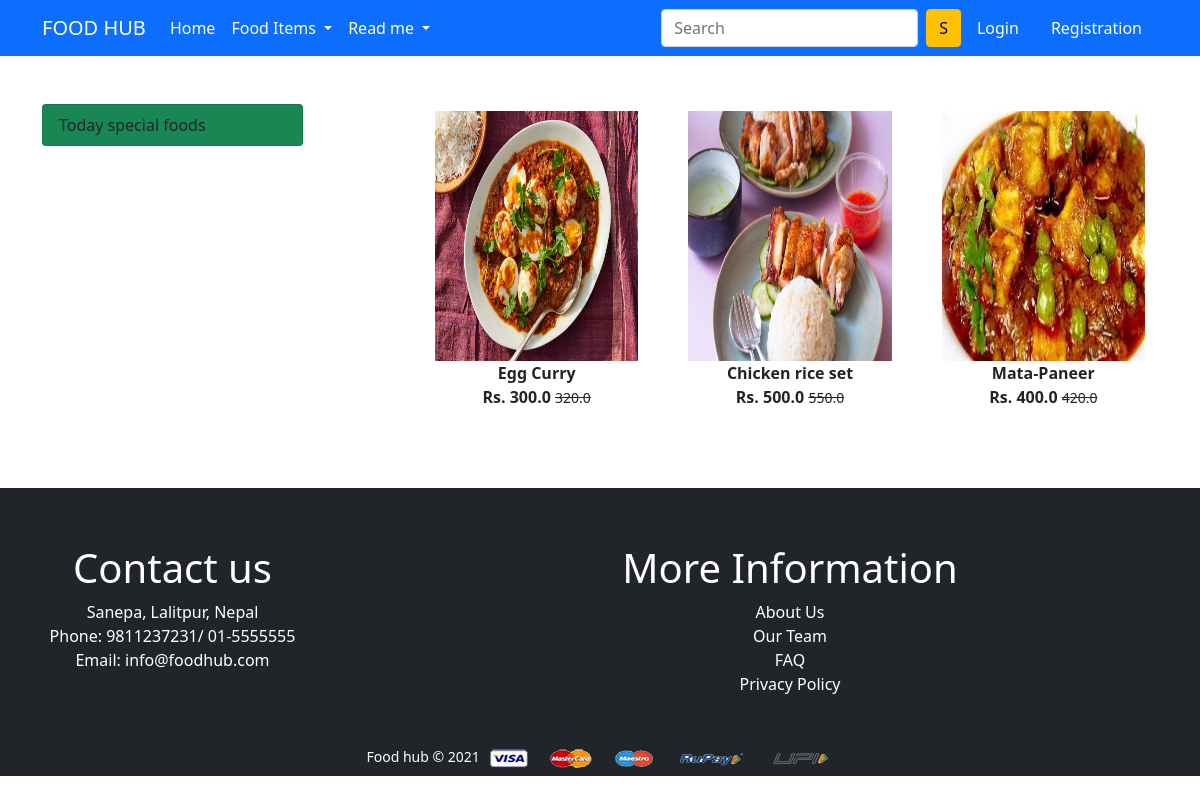
Page /foodday/ on the committed database.
### app/models.py (models this page shows, shortened)
class Product(models.Model):
    title = models.CharField(max_length=100)
    selling_price = models.FloatField()
    discounted_price = models.FloatField()
    description = models.TextField()
    category = models.CharField(choices=CATEGORY_CHOICES,max_length=2)
    product_image = models.ImageField(upload_to='productimg')

### app/views.py (the view)
# urls.py: path('foodday/', views.foodday, name='foodday'),
def foodday(request):
    foodday = Product.objects.filter(category='FD')
    return render(request, 'app/foodday.html', {'foodday':foodday})

### app/templates/app/foodday.html (shortened to what this page needs)
{% extends 'app/base.html' %}
{% load static %}
{% block main-content %}
<div class="container my-5">
 <div class="row">
  <div class="col-sm-3">
   <div class="list-group">
       <a href="{% url 'foodday' %}" class="list-group-item list-group-item-action bg-success"
       aria-current="true">Today special foods</a>
   </div>
  </div>
  <div class="col-sm-8 offset-sm-1">
   <div class="row">
       {% for product in foodday %}
        <div class="col-sm-4 text-center mb-4">
            <a href="{% url 'product-detail' product.id %}" class="btn">
                <div class="item">
                    <img src="{{product.product_image.url}}" alt="" height="250" class="w-100">
                    <div class="fw-bold">{{product.title}}</div>
                    <div class="fw-bold">Rs. {{product.discounted_price}} <small
                        class="fw-light text-decoration-line-through">{{product.selling_price}}</small></div>
                </div>
            </a>
        </div>
       {% endfor %}
   </div>
  </div>
 </div>
</div>
{% endblock main-content %}

### rows in the picture
Product: product_image (picture), title "Egg Curry", discounted_price "300.0", selling_price "320.0"
Product: product_image (picture), title "Chicken rice set", discounted_price "500.0", selling_price "550.0"
Product: product_image (picture), title "Mata-Paneer", discounted_price "400.0", selling_price "420.0"
